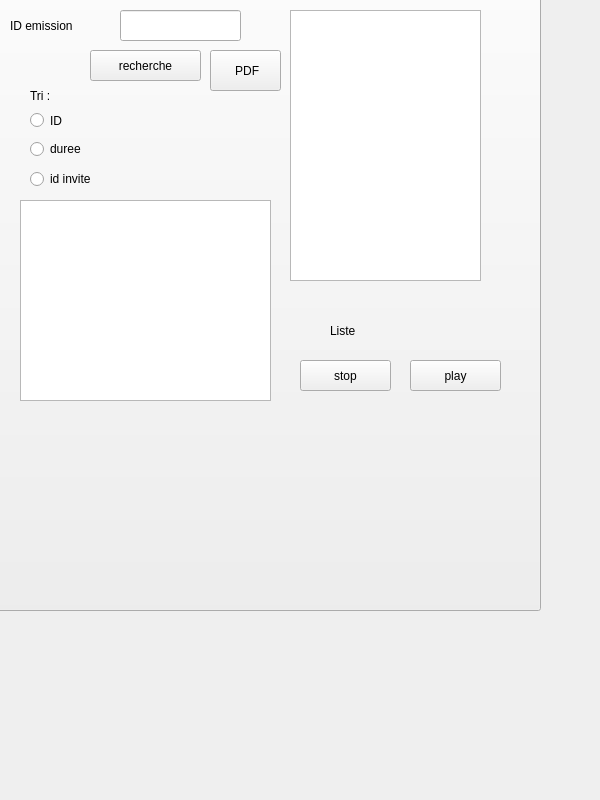
      <widget class="QWidget" name="tab_22">
       <attribute name="title">
        <string>Consulter</string>
       </attribute>
       <widget class="QPushButton" name="pushButton_22">
        <property name="geometry">
         <rect>
          <x>-50</x>
          <y>-180</y>
          <width>591</width>
          <height>791</height>
         </rect>
        </property>
        <property name="text">
         <string/>
        </property>
        <property name="icon">
         <iconset>
          <normaloff>../Creator The Podcast (6).png</normaloff>../Creator The Podcast (6).png</iconset>
        </property>
        <property name="iconSize">
         <size>
          <width>1000</width>
          <height>1000</height>
         </size>
        </property>
       </widget>
       <widget class="QLabel" name="label_55">
        <property name="geometry">
         <rect>
          <x>10</x>
          <y>10</y>
          <width>111</width>
          <height>31</height>
         </rect>
        </property>
        <property name="text">
         <string>ID emission</string>
        </property>
       </widget>
       <widget class="QLineEdit" name="lidemission1">
        <property name="geometry">
         <rect>
          <x>120</x>
          <y>10</y>
          <width>121</width>
          <height>31</height>
         </rect>
        </property>
       </widget>
       <widget class="QPushButton" name="rechercheE">
        <property name="geometry">
         <rect>
          <x>90</x>
          <y>50</y>
          <width>111</width>
          <height>31</height>
         </rect>
        </property>
        <property name="text">
         <string>recherche</string>
        </property>
       </widget>
       <widget class="QPushButton" name="pdfE">
        <property name="geometry">
         <rect>
          <x>210</x>
          <y>50</y>
          <width>71</width>
          <height>41</height>
         </rect>
        </property>
        <property name="text">
         <string> PDF</string>
        </property>
       </widget>
       <widget class="QPushButton" name="actionstop">
        <property name="geometry">
         <rect>
          <x>300</x>
          <y>360</y>
          <width>91</width>
          <height>31</height>
         </rect>
        </property>
        <property name="text">
         <string>stop</string>
        </property>
       </widget>
       <widget class="QPushButton" name="actionplay">
        <property name="geometry">
         <rect>
          <x>410</x>
          <y>360</y>
          <width>91</width>
          <height>31</height>
         </rect>
        </property>
        <property name="text">
         <string>play</string>
        </property>
       </widget>
       <widget class="QTableView" name="tab_chercher">
        <property name="geometry">
         <rect>
          <x>290</x>
          <y>10</y>
          <width>191</width>
          <height>271</height>
         </rect>
        </property>
       </widget>
       <widget class="QRadioButton" name="lduree1">
        <property name="geometry">
         <rect>
          <x>30</x>
          <y>140</y>
          <width>83</width>
          <height>18</height>
         </rect>
        </property>
        <property name="text">
         <string>duree</string>
        </property>
       </widget>
       <widget class="QRadioButton" name="Lid">
        <property name="geometry">
         <rect>
          <x>30</x>
          <y>100</y>
          <width>141</width>
          <height>41</height>
         </rect>
        </property>
        <property name="text">
         <string>ID</string>
        </property>
       </widget>
       <widget class="QRadioButton" name="ltriidinvite">
        <property name="geometry">
         <rect>
          <x>30</x>
          <y>170</y>
          <width>141</width>
          <height>18</height>
         </rect>
        </property>
        <property name="text">
         <string>id invite</string>
        </property>
       </widget>
       <widget class="QLabel" name="label_56">
        <property name="geometry">
         <rect>
          <x>30</x>
          <y>80</y>
          <width>41</width>
          <height>31</height>
         </rect>
        </property>
        <property name="text">
         <string>Tri : </string>
        </property>
       </widget>
       <widget class="QLabel" name="label_58">
        <property name="geometry">
         <rect>
          <x>330</x>
          <y>310</y>
          <width>101</width>
          <height>41</height>
         </rect>
        </property>
        <property name="text">
         <string>Liste</string>
        </property>
       </widget>
       <widget class="QTableView" name="tab_tri">
        <property name="geometry">
         <rect>
          <x>20</x>
          <y>200</y>
          <width>251</width>
          <height>201</height>
         </rect>
        </property>
       </widget>
      </widget>
